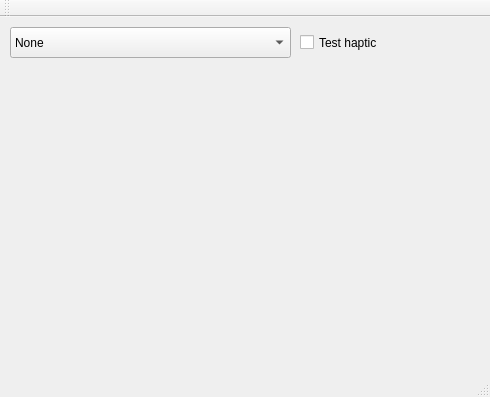
<?xml version="1.0" encoding="UTF-8"?>
<ui version="4.0">
 <class>MainWindow</class>
 <widget class="QMainWindow" name="MainWindow">
  <property name="geometry">
   <rect>
    <x>0</x>
    <y>0</y>
    <width>490</width>
    <height>397</height>
   </rect>
  </property>
  <property name="windowTitle">
   <string>QtSdlTest</string>
  </property>
  <widget class="QWidget" name="centralWidget">
   <widget class="SdlPovWidget" name="pov" native="true">
    <property name="enabled">
     <bool>false</bool>
    </property>
    <property name="geometry">
     <rect>
      <x>10</x>
      <y>50</y>
      <width>128</width>
      <height>128</height>
     </rect>
    </property>
    <property name="autoFillBackground">
     <bool>false</bool>
    </property>
   </widget>
   <widget class="SdlAxisWidget" name="xyaxis" native="true">
    <property name="geometry">
     <rect>
      <x>150</x>
      <y>50</y>
      <width>128</width>
      <height>128</height>
     </rect>
    </property>
    <property name="autoFillBackground">
     <bool>false</bool>
    </property>
   </widget>
   <widget class="SdlAxisWidget" name="zaxis" native="true">
    <property name="geometry">
     <rect>
      <x>290</x>
      <y>50</y>
      <width>128</width>
      <height>128</height>
     </rect>
    </property>
    <property name="autoFillBackground">
     <bool>false</bool>
    </property>
   </widget>
   <widget class="QWidget" name="gridLayoutWidget">
    <property name="geometry">
     <rect>
      <x>10</x>
      <y>190</y>
      <width>471</width>
      <height>141</height>
     </rect>
    </property>
    <layout class="QGridLayout" name="buttonsLayout"/>
   </widget>
   <widget class="SdlSliderWidget" name="axis4" native="true">
    <property name="geometry">
     <rect>
      <x>430</x>
      <y>50</y>
      <width>16</width>
      <height>128</height>
     </rect>
    </property>
   </widget>
   <widget class="SdlSliderWidget" name="axis5" native="true">
    <property name="geometry">
     <rect>
      <x>460</x>
      <y>50</y>
      <width>16</width>
      <height>128</height>
     </rect>
    </property>
   </widget>
   <widget class="QComboBox" name="choosePadBox">
    <property name="geometry">
     <rect>
      <x>10</x>
      <y>10</y>
      <width>281</width>
      <height>31</height>
     </rect>
    </property>
    <item>
     <property name="text">
      <string>None</string>
     </property>
    </item>
   </widget>
   <widget class="QCheckBox" name="testHaptic">
    <property name="geometry">
     <rect>
      <x>300</x>
      <y>10</y>
      <width>181</width>
      <height>31</height>
     </rect>
    </property>
    <property name="text">
     <string>Test haptic</string>
    </property>
   </widget>
  </widget>
  <widget class="QMenuBar" name="menuBar">
   <property name="geometry">
    <rect>
     <x>0</x>
     <y>0</y>
     <width>490</width>
     <height>29</height>
    </rect>
   </property>
  </widget>
  <widget class="QToolBar" name="mainToolBar">
   <attribute name="toolBarArea">
    <enum>TopToolBarArea</enum>
   </attribute>
   <attribute name="toolBarBreak">
    <bool>false</bool>
   </attribute>
  </widget>
  <widget class="QStatusBar" name="statusBar"/>
 </widget>
 <layoutdefault spacing="6" margin="11"/>
 <customwidgets>
  <customwidget>
   <class>SdlAxisWidget</class>
   <extends>QWidget</extends>
   <header>sdlaxiswidget.h</header>
   <container>1</container>
  </customwidget>
  <customwidget>
   <class>SdlPovWidget</class>
   <extends>QWidget</extends>
   <header>sdlpovwidget.h</header>
   <container>1</container>
  </customwidget>
  <customwidget>
   <class>SdlSliderWidget</class>
   <extends>QWidget</extends>
   <header>sdlsliderwidget.h</header>
   <container>1</container>
  </customwidget>
 </customwidgets>
 <resources/>
 <connections/>
</ui>
